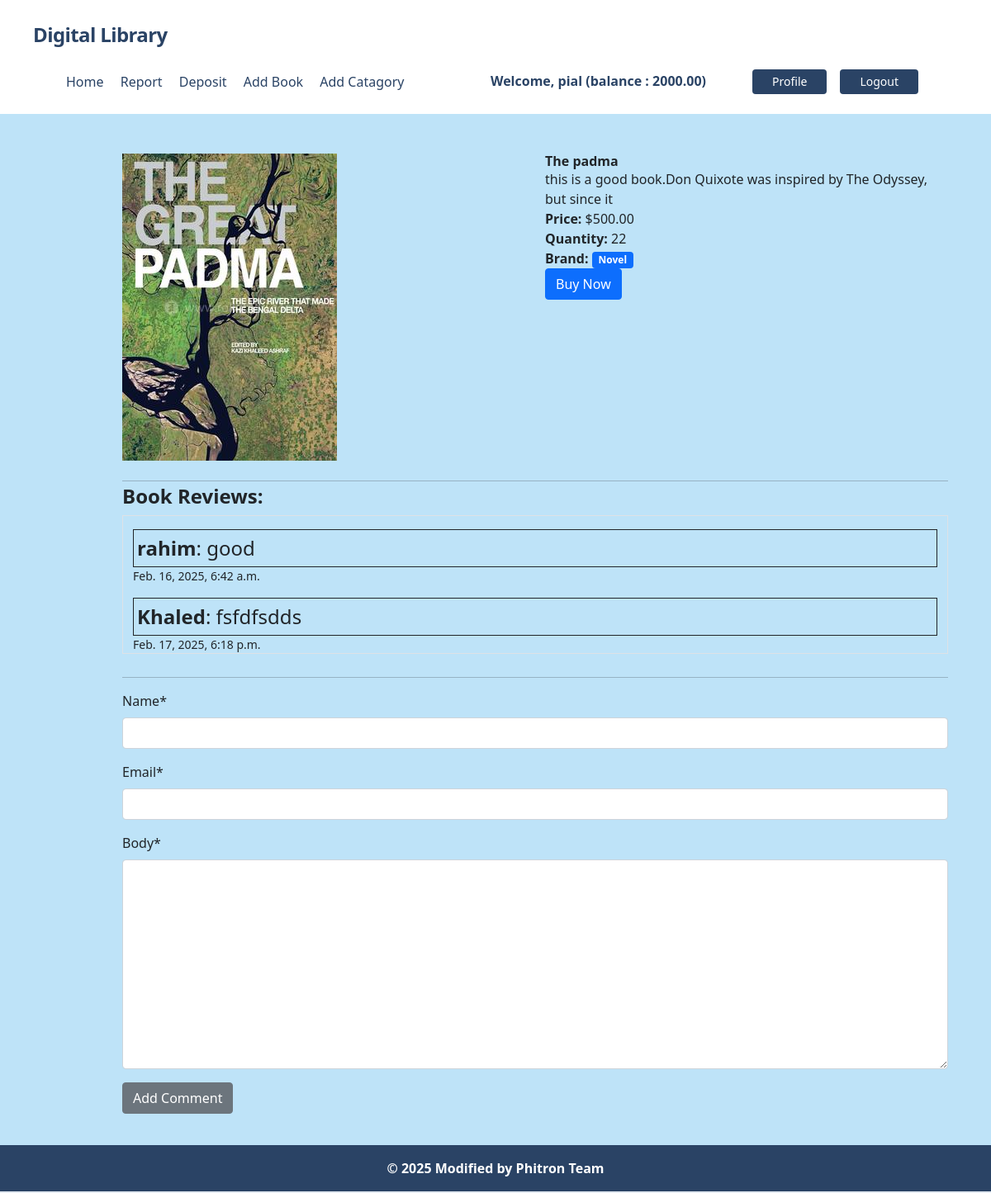
Screenshot of /post/details/1/ (signed in) with the database file from the repository.
### accounts/models.py (models this page shows, shortened)
class UserLibraryAccount(models.Model):
    user = models.OneToOneField(User, related_name='account', on_delete=models.CASCADE)
    account_no = models.IntegerField(unique=True) # account no duijon user er kokhono same hobe na
    birth_date = models.DateField(null=True, blank=True)
    gender = models.CharField(max_length=10, choices=GENDER_TYPE)
    initial_deposite_date = models.DateField(auto_now_add=True)
    balance = models.DecimalField(default=0, max_digits=12, decimal_places=2) # ekjon user 12 digit obdi taka rakhte parbe, dui doshomik ghor obdi rakhte parben 1000.50

### posts/models.py (models this page shows, shortened)
class Post(models.Model):
    title = models.CharField(max_length=50)
    content = models.TextField()
    price = models.DecimalField(max_digits=10, decimal_places=2, null=True)
    category = models.ManyToManyField(Category) # ekta post multiple categorir moddhe thakte pare abr ekta categorir moddhe multiple post thakte pare
    author = models.ForeignKey(User, on_delete=models.CASCADE)
    image = models.ImageField(upload_to='posts/media/uploads/', blank = True, null = True)
    quantity = models.PositiveIntegerField(null=True)

class Comment(models.Model):
    post = models.ForeignKey(Post, on_delete=models.CASCADE, related_name='comments')
    name = models.CharField(max_length=30)
    email = models.EmailField()
    body = models.TextField()
    created_on = models.DateTimeField(auto_now_add=True) #jkhn e ei class er object toiri hobe sei time ta rekhe dibe

### categories/models.py (models this page shows, shortened)
class Category(models.Model):
    name = models.CharField(max_length=100)
    slug = models.SlugField(max_length=100, unique=True, null=True, blank=True)

### posts/views.py (the view, shortened to what this page needs)
# urls.py: path('details/<int:pk>/', views.PostDetailView.as_view(), name='detail_Post'),
class PostDetailView(View):
    def get(self, request, *args, **kwargs):
        post = get_object_or_404(Post, id=kwargs['pk'])
        comments = Comment.objects.filter(post=post)
        comment_form = CommentFrom()
        return render(request, 'posts/post_details.html', {
            'post': post,
            'comments': comments,
            'comment_form': comment_form
        })

### posts/forms.py
class CommentFrom(forms.ModelForm):
    class Meta:
        model = Comment
        fields = ['name', 'email', 'body']

### posts/templates/posts/post_details.html (shortened to what this page needs)
{% extends "base.html" %}
{% load crispy_forms_tags %}
{% block content %}
 <div class="container m-5 mb-5">
  <div class="row">
      <div class="col-md-6">
          <img src="{{ post.image.url }}" alt="{{ post.title }}" class="img-fluid">
      </div>
      <div class="col-md-6">
          <h2><b>{{ post.title }}</b></h2>
          <p>{{ post.content }}</p>
          <p><strong>Price:</strong> ${{ post.price }}</p>
          <p><strong>Quantity:</strong> {{ post.quantity }}</p>
          <p><strong>Brand:</strong>
              {% for cat in post.category.all %}
                  <span class="badge bg-primary">{{ cat.name }}</span>
              {% endfor %}
          </p>
          {% if user.is_authenticated %}
              {% if post.quantity > 0 %}
                  <form method="post" action="{% url 'detail_Post' post.id %}">
                      <button type="submit" name="buy_now" class="btn btn-primary">Buy Now</button>
                  </form>
              {% else %}
                  <p><em>Out of stock.</em></p>
              {% endif %}
          {% else %}
              <p><a href="{% url 'login' %}">Log in</a> to purchase this item.</p>
          {% endif %}
      </div>
  </div>
  <br>
  <hr>
{% if user.is_authenticated %}
  <h1 class="text-2xl mt-1"><b>Book Reviews:</b></h1>
  <div class="container border mb-1 mt-2">
        {% for comment in comments %}
        <p class="text-2xl border border-dark p-1 mt-3"><strong>{{ comment.name }}</strong>: {{ comment.body }} <p class="text-sm">{{ comment.created_on }}</strong></p>
        {% endfor %}
    </div>
    <br>
    <hr>
  <div class="mb-3 mt-3">
  <form method="post">
      {{ comment_form|crispy }}
      <button type="submit" class="btn btn-secondary mb-5">Add Comment</button>
  </form>
{% else %}
        <p><a href="{% url 'login' %}">Log in</a> to purchase this item.</p>
{% endif %}
</div>
</div>
</div>
{% endblock %}

### core/templates/navbar.html (shortened to what this page needs)
<nav class="flex items-center justify-between flex-wrap p-6 px-10 bg-white">
    <div class="flex items-center flex-shrink-0 text-white mr-6">
        <span class="font-semibold text-2xl tracking-tight text-blue-900"><a href="/">Digital Library</a></span>
    </div>
    <div class="w-full block flex-grow lg:flex lg:items-center lg:w-auto px-10">
        {% if request.user.is_authenticated %}
            <div class="text-md lg:flex-grow">
                <a href="{% url "home" %}"
                   class="block mt-4 lg:inline-block lg:mt-0 text-blue-900 hover:text-red-900 hover:font-black mr-4">
                    Home
                </a>
                <a href="{% url "transaction_report" %}"
                   class="block mt-4 lg:inline-block lg:mt-0 text-blue-900 hover:text-red-900 hover:font-black mr-4">
                    Report
                </a>
                <a href="{% url "deposit_money" %}"
                   class="block mt-4 lg:inline-block lg:mt-0 text-blue-900 hover:text-red-900 hover:font-black mr-4">
                    Deposit
                </a>
                <a href="{% url "add_Post" %}"
                   class="block mt-4 lg:inline-block lg:mt-0 text-blue-900 hover:text-red-900 hover:font-black mr-4">
                   Add Book
                </a>
                <a href="{% url "add_catagory" %}"
                   class="block mt-4 lg:inline-block lg:mt-0 text-blue-900 hover:text-red-900 hover:font-black mr-4">
                   Add Catagory
                </a>
            </div>
            <div class="flex w-auto">
                <div class="text-blue-900 my-auto font-black px-5 mb-1">
                    Welcome, {{ request.user.first_name }} (balance : {{ request.user.account.balance }})
                </div>
                <a href="{% url "profile" %}"
                   class="mx-2 inline-block font-medium text-sm px-4 py-2 leading-none bg-blue-900 rounded text-white border-white hover:border-transparent hover:text-dark hover:bg-red-700 mt-4 lg:mt-0">Profile</a>
                <form action="{% url "logout" %}" method="post">
                    <button type="submit"
                            class="mx-2 inline-block font-medium text-sm px-4 py-2 leading-none bg-blue-900 rounded text-white border-white hover:border-transparent hover:text-dark hover:bg-red-700 mt-4 lg:mt-0">
                        Logout
                    </button>
                </form>
            </div>
        {% endif %}
    </div>
</nav>

### rows the page displays
Post: image (picture), title "The padma", content "this is a good book.Don Quixote was inspired by The Odyssey, but since it", price "500.00", quantity "22"
Category: name "Novel"
Comment: name "rahim", body "good", created_on "Feb. 16, 2025, 6:42 a.m."
Comment: name "Khaled", body "fsfdfsdds", created_on "Feb. 17, 2025, 6:18 p.m."

### other values shown
{{ request.user.first_name }} "pial"
{{ request.user.account.balance }} "2000.00"
